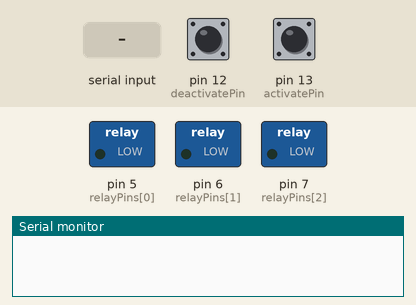
This sketch was run on a simulated Arduino Uno, built with avr-gcc and run on an emulated ATmega328P. Parts: switched loads named in the sketch (green lamp = pin HIGH), the last lines printed to the serial monitor. The inputs (shaded band) are chosen by the test bench; at power-on: pin 13 (activatePin) HIGH, pin 12 (deactivatePin) HIGH.

Above: at 1.2 s.
1.3 s: pin 13 (activatePin) pulled LOW for 0.15 s
At 1.6 s:
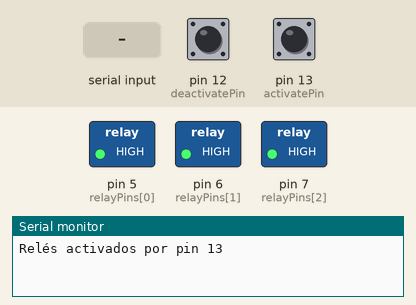
2.9 s: pin 12 (deactivatePin) pulled LOW for 0.15 s
At 4.0 s:
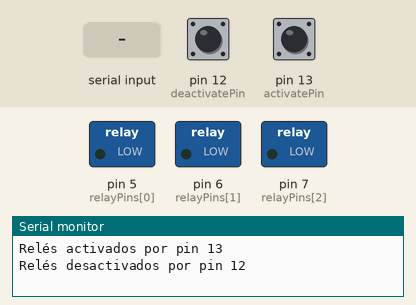
6.0 s: "ACTIVATE\n" received over Serial
At 6.7 s:
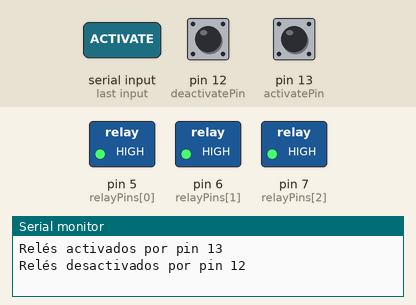
Timing chart, 0 to 8.5 s (numbered marks = the images above; inputs shaded):
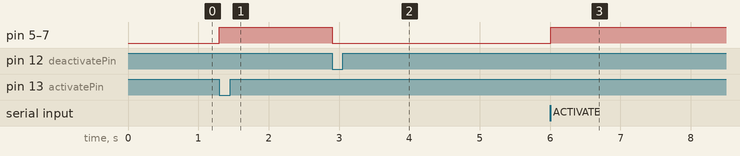

The sketch:

rele_chaleco.ino
```cpp
const int relayPins[] = {5, 6, 7}; // Pines de los relés
const int activatePin = 13;        // Pin para activar relés
const int deactivatePin = 12;      // Pin para desactivar relés

void setup() {
  for (int i = 0; i < 3; i++) {
    pinMode(relayPins[i], OUTPUT);
    digitalWrite(relayPins[i], LOW); // Asegurarse de que los relés estén apagados al inicio
  }

  pinMode(activatePin, INPUT_PULLUP);   // Configurar pin de activación
  pinMode(deactivatePin, INPUT_PULLUP); // Configurar pin de desactivación

  Serial.begin(9600);
}

void loop() {
  // Verificar si el pin de activación está a masa
  if (digitalRead(activatePin) == LOW) {
    for (int i = 0; i < 3; i++) {
      digitalWrite(relayPins[i], HIGH); // Activar todos los relés
    }
    Serial.println("Relés activados por pin 13");
    delay(200); // Pequeño retraso para evitar rebotes
  }

  // Verificar si el pin de desactivación está a masa
  if (digitalRead(deactivatePin) == LOW) {
    for (int i = 0; i < 3; i++) {
      digitalWrite(relayPins[i], LOW); // Desactivar todos los relés
    }
    Serial.println("Relés desactivados por pin 12");
    delay(200); // Pequeño retraso para evitar rebotes
  }

  // Comando desde Serial
  if (Serial.available() > 0) {
    String command = Serial.readStringUntil('\n');
    command.trim();

    if (command == "ACTIVATE") {
      for (int i = 0; i < 3; i++) {
        digitalWrite(relayPins[i], HIGH); // Activar todos los relés
      }
      delay(20000); // Mantener activado por 20 segundos
      Serial.println("Activando relés");
    } else if (command == "STOP") {
      for (int i = 0; i < 3; i++) {
        digitalWrite(relayPins[i], LOW); // Desactivar todos los relés
      }
      Serial.println("Desactivando relés");
    }
  }
}
```

Measured:
- after the input at 1.3 s, pin 5 (relayPins[0]), pin 6 (relayPins[1]), pin 7 (relayPins[2]): LOW → HIGH at once
- after the input at 2.9 s, pin 5 (relayPins[0]), pin 6 (relayPins[1]), pin 7 (relayPins[2]): HIGH → LOW at once
- after the input at 6.0 s, pin 5 (relayPins[0]), pin 6 (relayPins[1]), pin 7 (relayPins[2]): LOW → HIGH at once
